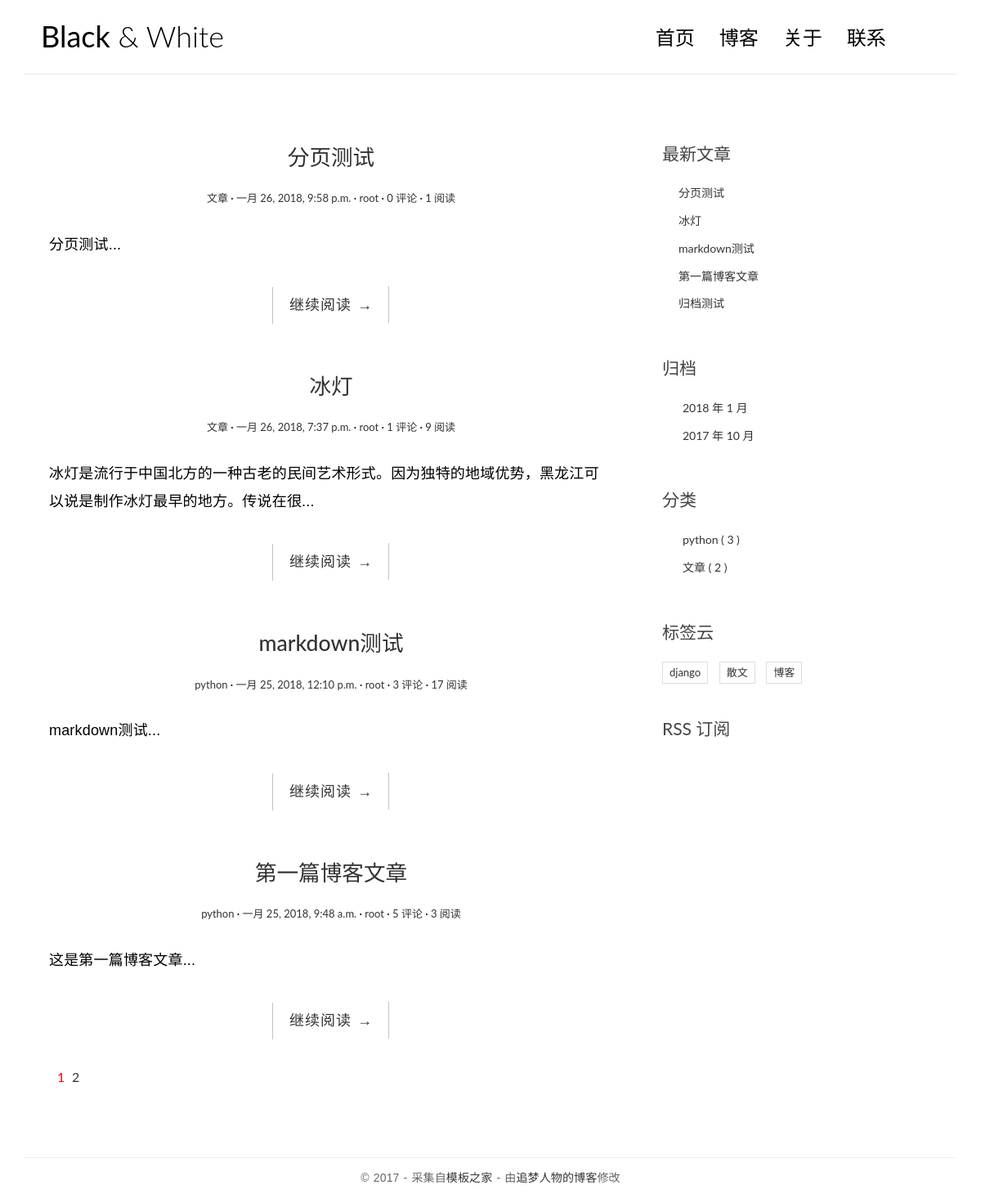
The app's page /, older data.
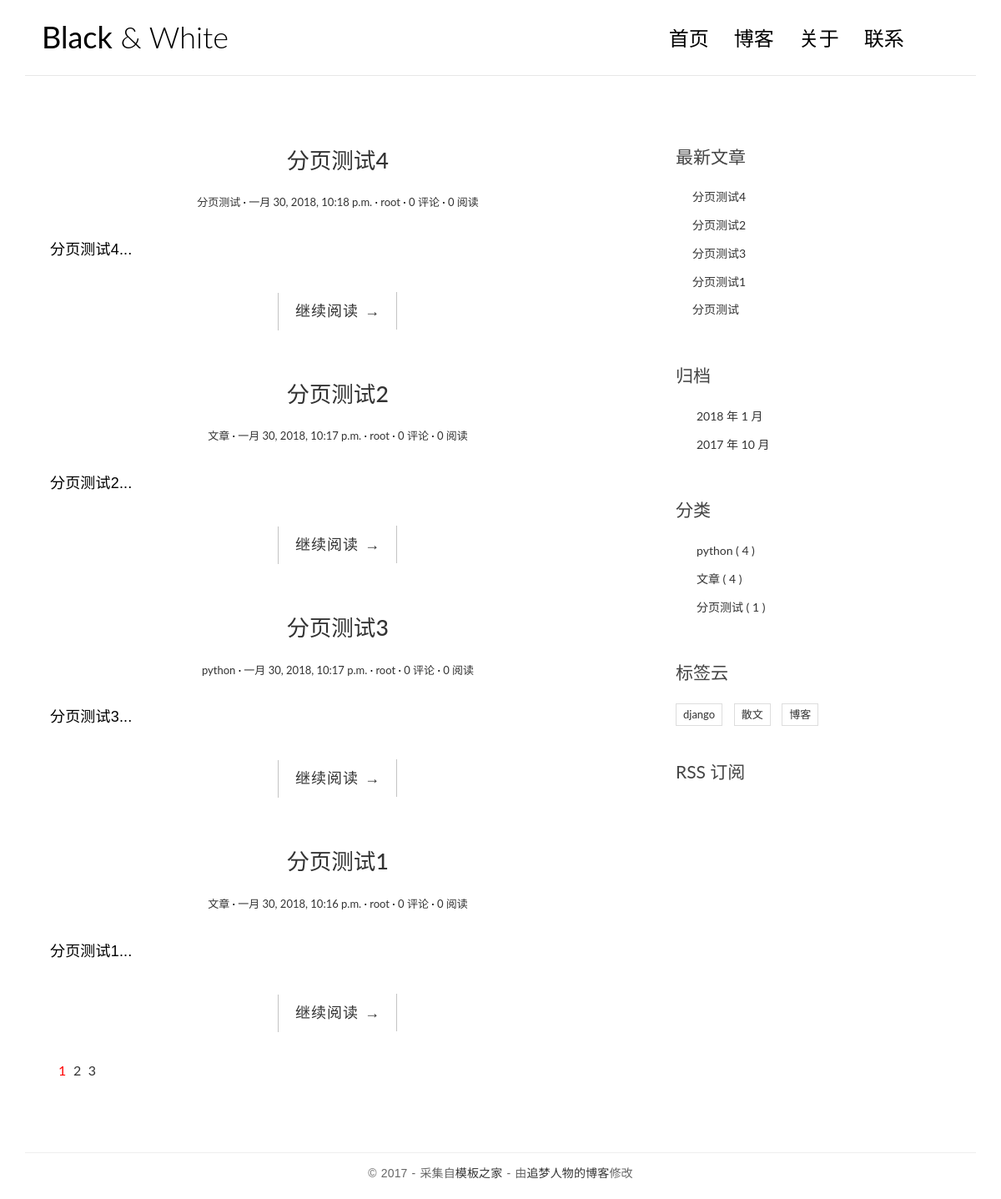
The same page, newer data.
### blog/models.py (models this page shows, shortened)
class Post(models.Model):
    title = models.CharField(max_length=70, verbose_name='标题')
    body = models.TextField(verbose_name='内容')
    created_time = models.DateTimeField(verbose_name='创建时间')
    modified_time = models.DateTimeField(verbose_name='修改时间')
    excerpt = models.CharField(max_length=200, blank=True, verbose_name='摘要')
    category = models.ForeignKey(Category, on_delete=models.CASCADE, verbose_name='分类')
    tags = models.ManyToManyField(Tag, blank=True, verbose_name='标签')
    author = models.ForeignKey(User, on_delete=models.CASCADE, verbose_name='作者')
    views = models.PositiveIntegerField(default=0, editable=False)
    def get_absolute_url(self):
        return reverse('blog:info', kwargs={'pk': self.pk})
    class Meta:
        ordering = ['-created_time']

class Category(models.Model):
    name = models.CharField(max_length=100)

class Tag(models.Model):
    name = models.CharField(max_length=100)

### blog/views.py (the view)
# urls.py: path('', views.IndexView.as_view(), name='index'),
class IndexView(ListView):
    model = Post
    template_name = 'blog/index.html'
    context_object_name = 'post_list'
    paginate_by = 4
    def get_context_data(self, *, object_list=None, **kwargs):
        context = super(IndexView, self).get_context_data(**kwargs)
        paginator = context.get('paginator')
        page_obj = context.get('page_obj')
        is_paginated = context.get('is_paginated')
        pagination_data = get_pagination_data(paginator, page_obj, is_paginated)
        context.update(pagination_data)
        return context

### blog/templatetags/blog_tags.py (called while the page is built)
@register.simple_tag
def get_recent_posts(num=5):
    return Post.objects.all()[:num]

@register.simple_tag
def archives():
    return Post.objects.dates('created_time', 'month', order='DESC')

@register.simple_tag
def get_categories():
    return Category.objects.annotate(num_posts=Count('post')).filter(num_posts__gte=1)

@register.simple_tag
def get_tags():
    return Tag.objects.annotate(num_posts=Count('post')).filter(num_posts__gt=0)

### blog/templates/blog/index.html (shortened to what this page needs)
{% extends 'blog/base.html' %}
{% block main %}
{% for post in post_list %}
<article class="post post-{{ post.pk }}">
    <header class="entry-header">
        <h1 class="entry-title">
            <a href="{{ post.get_absolute_url }}">{{ post.title }}</a>
        </h1>
        <div class="entry-meta">
            <span class="post-category"><a href="#">{{ post.category.name }}</a></span>
            <span class="post-date"><a href="#"><time class="entry-date"
                                                      datetime="{{ post.created_time }}">{{ post.created_time }}</time></a></span>
            <span class="post-author"><a href="#">{{ post.author }}</a></span>
            <span class="comments-link"><a href="#">{{ post.comment_set.count }} 评论</a></span>
            <span class="views-count"><a href="#">{{ post.views }} 阅读</a></span>
        </div>
    </header>
    <div class="entry-content clearfix">
        <p>{{ post.excerpt }}...</p>
        <div class="read-more cl-effect-14">
            <a href="{{ post.get_absolute_url }}" class="more-link">继续阅读 <span class="meta-nav">→</span></a>
        </div>
    </div>
</article>
{% empty %}
<div class="no-post">暂时还没有发布文章！</div>
{% endfor %}
{% if is_paginated %}
<div class="pagination">
    <ul>
        <li class="current" style="color:red">{{ page_obj.number }}</li>
        {% if right %}
            {% for page in right %}
            <li><a href="?page={{ page }}">{{ page }}</a></li>
            {% endfor %}
        {% endif %}
    </ul>
</div>
{% endif %}
{% endblock main %}

### blog/templates/blog/base.html (shortened to what the changed rows need)
{% load staticfiles %}
{% load blog_tags %}
<!DOCTYPE html>
<html>
<head>
    <link rel="stylesheet" href="{% static 'css/bootstrap.min.css' %}">
    <link rel="stylesheet" href="http://code.ionicframework.com/ionicons/2.0.1/css/ionicons.min.css">
    <link rel="stylesheet" href="{% static 'css/pace.css' %}">
    <link rel="stylesheet" href="{% static 'css/custom.css' %}">
    <link rel="stylesheet" href="{% static 'css/highlights/github.css' %}">
</head>
<body>
<div class="container">
    <header id="site-header">
        <div class="row">
            <div class="col-md-4 col-sm-5 col-xs-8">
                <div class="logo">
                    <h1><a href="{% url 'blog:index' %}"><b>Black</b> &amp; White</a></h1>
                </div>
            </div>
        </div>
    </header>
</div>
<div class="content-body">
    <div class="container">
        <div class="row">
            <main class="col-md-8">
                {% block main %}
                {% endblock main %}
            </main>
            <aside class="col-md-4">
                <div class="widget widget-recent-posts">
                    {% get_recent_posts as recent_post_list %}
                    <ul>
                        {% for post in recent_post_list %}
                        <li>
                            <a href="{{ post.get_absolute_url }}">{{ post.title }}</a>
                        </li>
                        {% empty %}
                        暂无文章！
                        {% endfor %}
                    </ul>
                </div>
                <div class="widget widget-archives">
                    {% archives as date_list %}
                    <ul>
                        {% for date in date_list %}
                        <li>
                            <a href="{% url 'blog:archives' date.year date.month %}">{{ date.year }} 年 {{ date.month }} 月</a>
                        </li>
                        {% empty %}
                        暂无归档！
                        {% endfor %}
                    </ul>
                </div>
                <div class="widget widget-category">
                    {% get_categories as category_list %}
                    <ul>
                        {% for category in category_list %}
                        <li>
                            <a href="{% url 'blog:category' category.pk %}">{{ category.name }}
                                <span class="post-count">( {{ category.num_posts }} )</span>
                            </a>
                        </li>
                        {% empty %}
                        暂无分类！
                        {% endfor %}
                    </ul>
                </div>
                <div class="widget widget-tag-cloud">
                    {% get_tags as tag_list %}
                    <ul>
                        {% for tag in tag_list %}
                        <li>
                            <a href="{% url 'blog:tag' tag.pk %}">{{ tag.name }}</a>
                        </li>
                        {% empty %}
                        暂无标签！
                        {% endfor %}
                    </ul>
                </div>
            </aside>
        </div>
    </div>
</div>
</body>
</html>

Row changes from the older to the newer data that the page shows:
no longer on this page (row unchanged): Post: title "冰灯", category.name "文章", created_time "一月 26, 2018, 7:37 p.m.", author "root", comment_set.count "1", views "9", excerpt "冰灯是流行于中国北方的一种古老的民间艺术形式。因为独特的地域优势，黑龙江可以说是制作冰灯最早的地方。传说在很"
no longer on this page (row unchanged): Post: title "markdown测试", category.name "python", created_time "一月 25, 2018, 12:10 p.m.", author "root", comment_set.count "3", views "17", excerpt "markdown测试"
no longer on this page (row unchanged): Post: title "第一篇博客文章", category.name "python", created_time "一月 25, 2018, 9:48 a.m.", author "root", comment_set.count "5", views "3", excerpt "这是第一篇博客文章"
no longer on this page (row unchanged): Post: title "归档测试", shown under "最新文章"
no longer on one of the page's lists (row edited): Post: title "分页测试", category.name "文章", created_time "一月 26, 2018, 9:58 p.m.", author "root", comment_set.count "0", views "1", excerpt "分页测试"
added Post: title "分页测试4", category.name "分页测试", created_time "一月 30, 2018, 10:18 p.m.", author "root", comment_set.count "0", views "0", excerpt "分页测试4"
added Post: title "分页测试2", category.name "文章", created_time "一月 30, 2018, 10:17 p.m.", author "root", comment_set.count "0", views "0", excerpt "分页测试2"
added Post: title "分页测试3", category.name "python", created_time "一月 30, 2018, 10:17 p.m.", author "root", comment_set.count "0", views "0", excerpt "分页测试3"
added Post: title "分页测试1", category.name "文章", created_time "一月 30, 2018, 10:16 p.m.", author "root", comment_set.count "0", views "0", excerpt "分页测试1"
computed for Category "python": num_posts "3" → "4"
computed for Category "文章": num_posts "2" → "4"
added Category: name "分页测试", num_posts "1"
Text that changed along with them:
new list line: "3"
